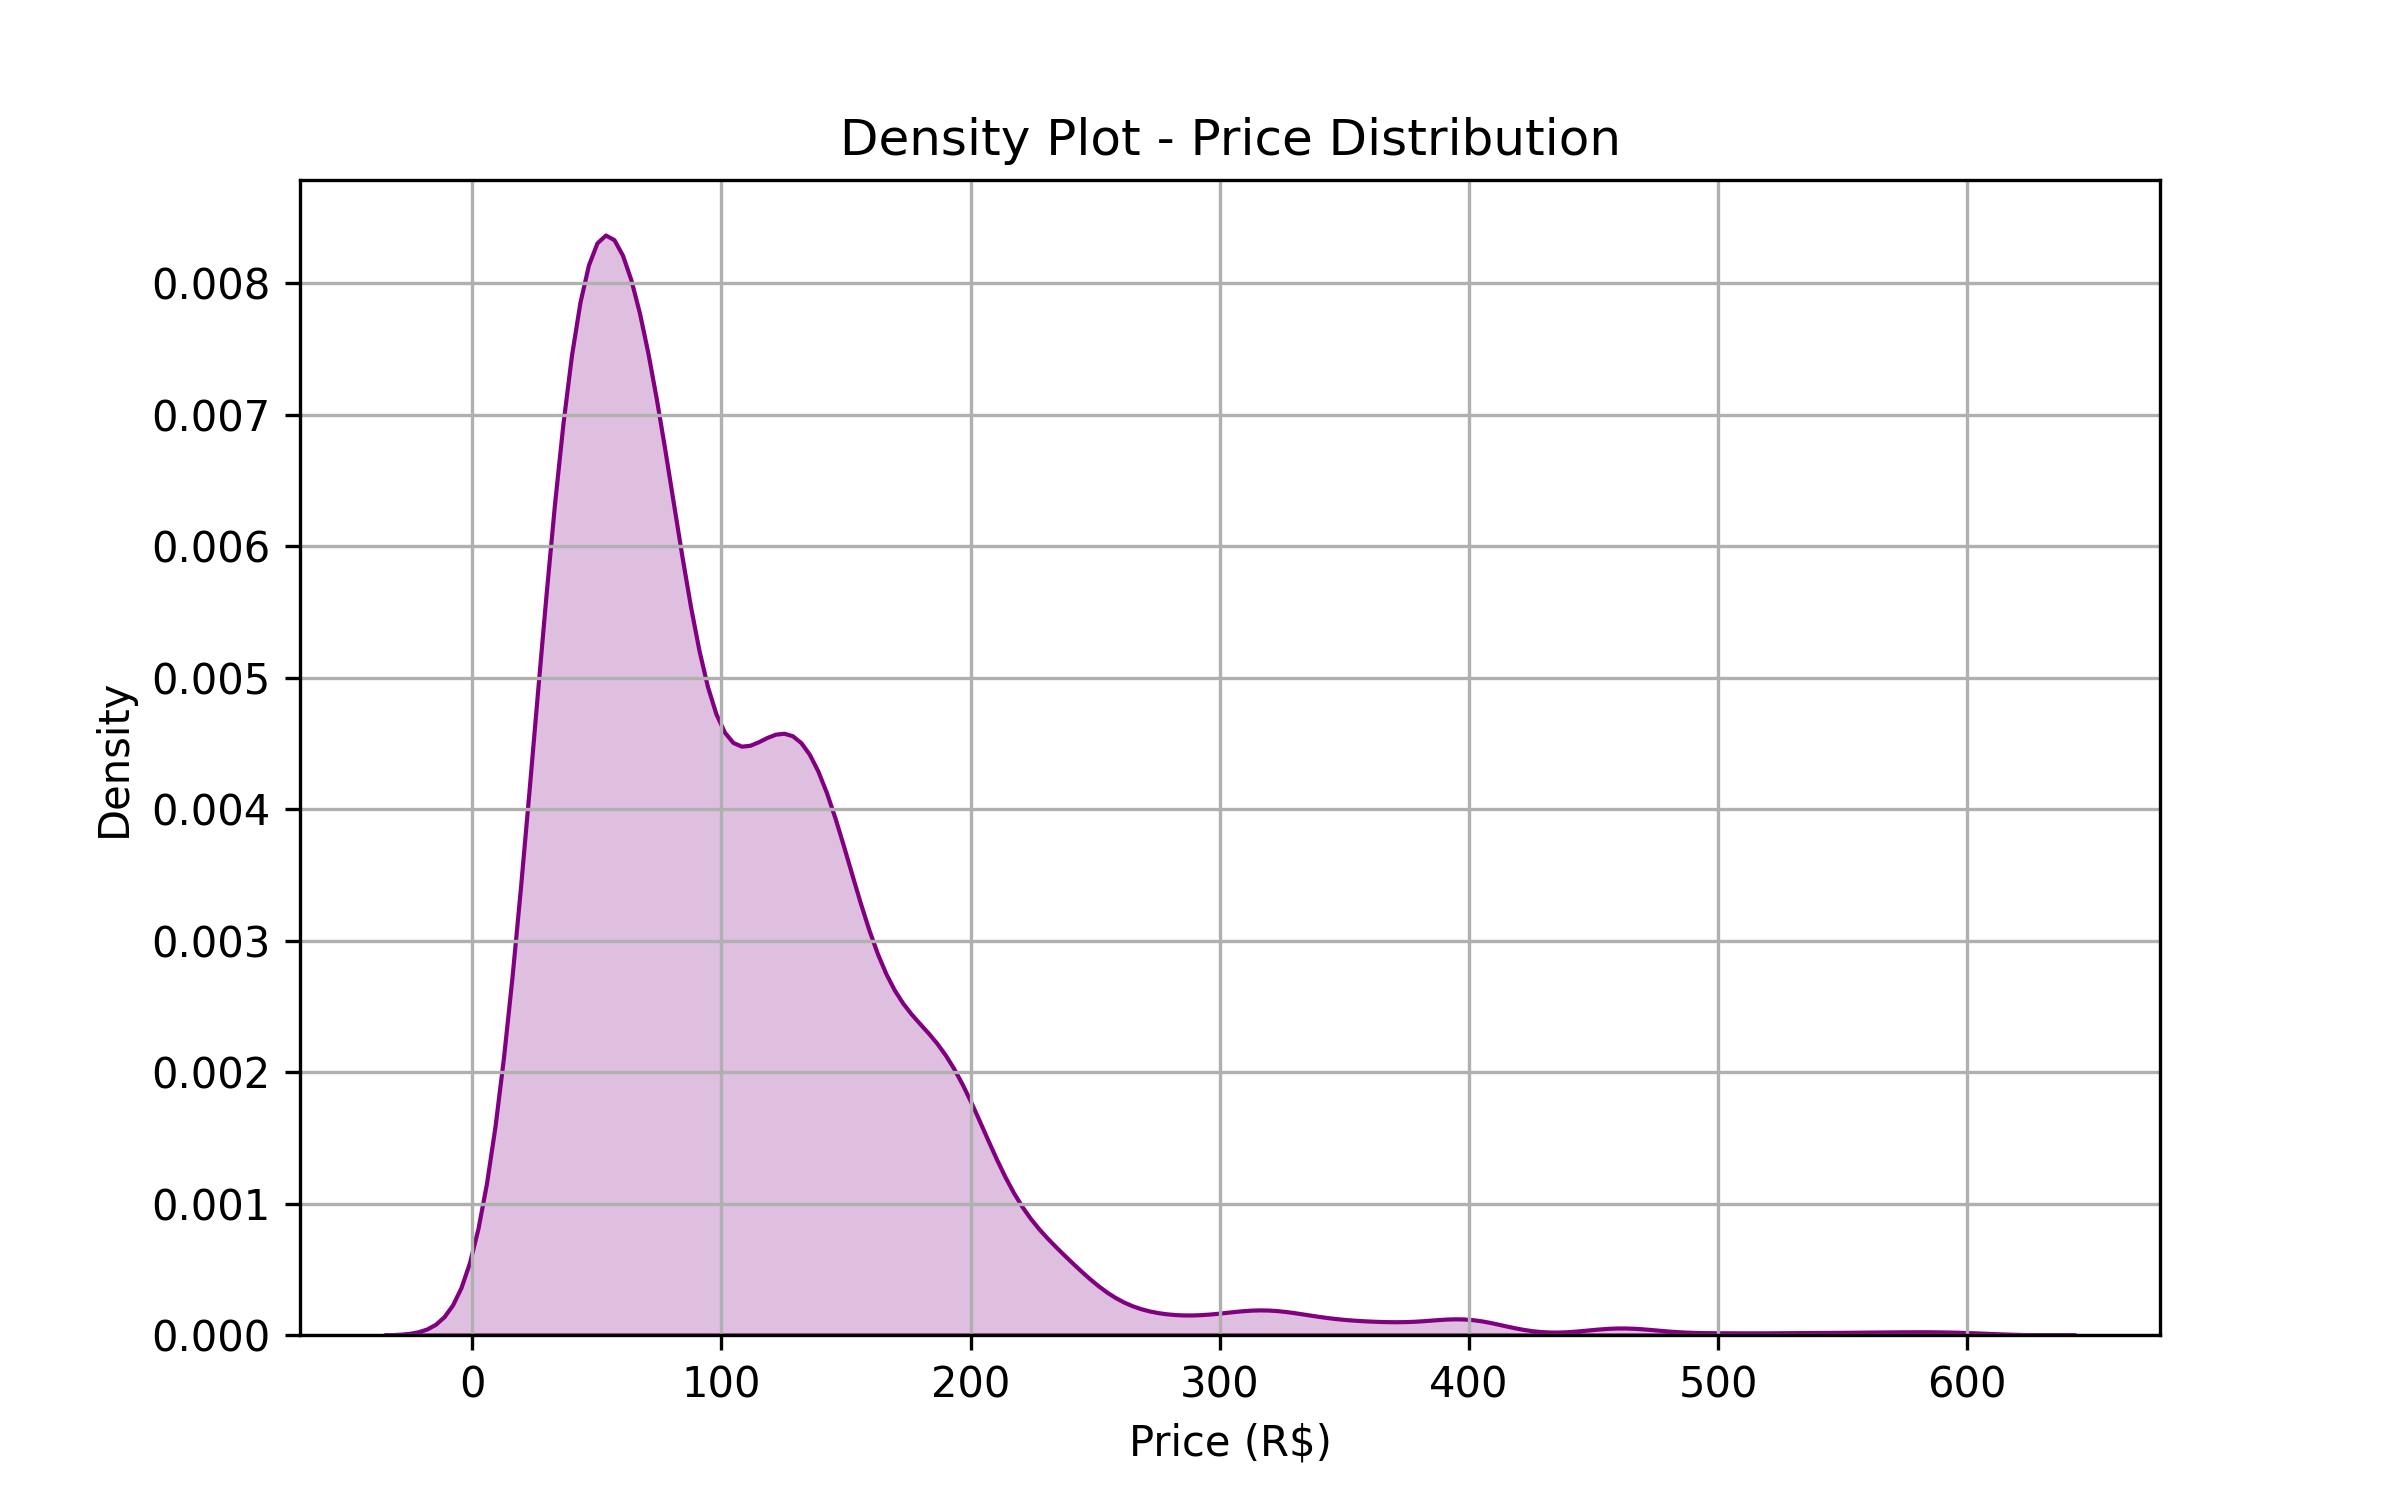

Write Python code to recreate this figure.
import pandas as pd
import seaborn as sns
import matplotlib.pyplot as plt

df = pd.read_csv('ecommerce_preparados.csv')

plt.figure(figsize=(8, 5))
sns.kdeplot(df['Preço'], shade=True, color='purple')
plt.title('Density Plot - Price Distribution')
plt.xlabel('Price (R$)')
plt.ylabel('Density')
plt.grid(True)

plt.savefig('density_plot.png', dpi=300)
plt.show()